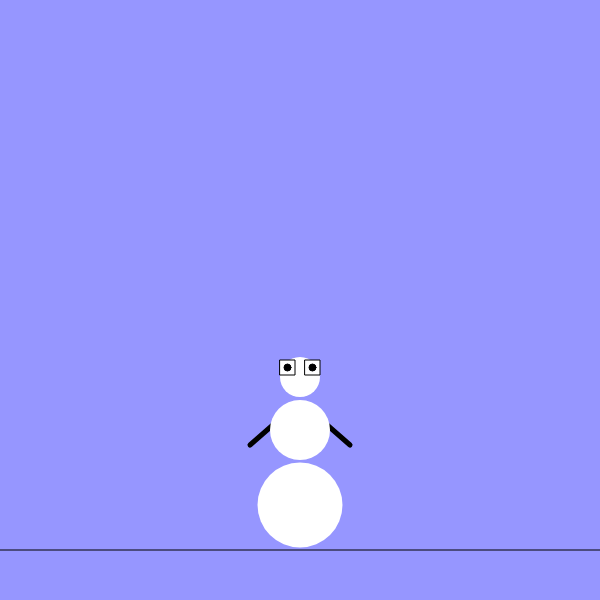
Frame 1 (no input)
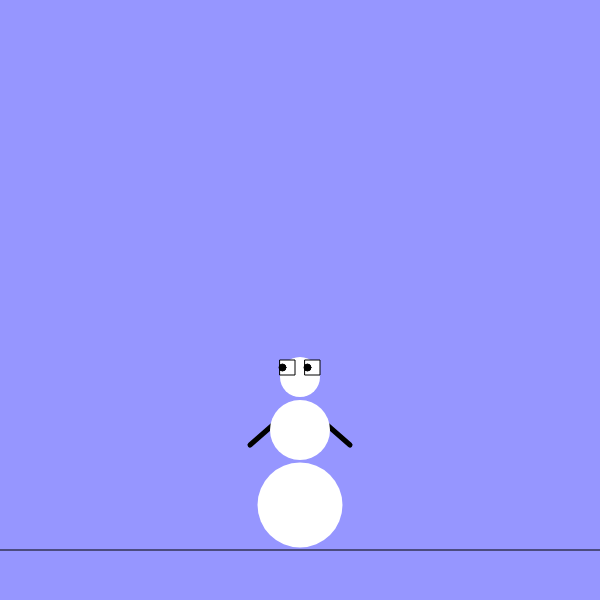
Frame 60 (no input)
Frame 120 (the mouse pressed at the canvas centre since frame 60): identical to frame 1, image omitted

The p5.js sketch that drew these frames (run headless with seeded random() and noise() and a simulated clock; from frame 60 on, the mouse is pressed at the canvas centre):

// p5.js sketch
// ── sketch.js
// Created on 2/12/20 by Carter Schafer
// A snowman that moves, jumps, and moves eyes
// Currently not using the page method


var page;
// Direction of travel: -1=left, 1=right, 0=stationary
var dir = 0;

// Everything relates to this point
var posX = 300;
var posY = 465;

// Body part definitions
var arm1;
var arm2;
var head;
var middle;
var lower;
var eye1;
var eye2;
var pupil1;
var pupil2;


// Body type specifications
var legWidth = 20
var legHeight = 60
var headWidth = 40
var eyeWidth = 15
var pupilWidth = 7

// Moving eyes
var eyeDirection = 0;


function setup() {
  createCanvas(600, 600);
  // Draw ground
  line(0, height - 50, width, height - 50);
}

function draw() {
  background(150, 150, 255);
  // Ground
  line(0, height - 50, width, height - 50);
  drawMonster();

  if (page == 0) {
    // add code here as you complete step 4
  } else {
    // add code here as you complete step 5
  }

  //snow(random(width));


  if (keyIsDown(LEFT_ARROW)) {
    posX -= 3;
    dir = -1;
  } else if (keyIsDown(RIGHT_ARROW)) {
    posX += 3;
    dir = 1;
  } else {
    dir = 0;
  }
  
  var m = map(mouseX, 0, width, -5, 5)
  eyeDirection = m;

  /*
  if (keyIsDown(UP_ARROW)) {
    posY -= 3;
  }

  if (keyIsDown(DOWN_ARROW)) {
    posY += 3;
  }
  */
}

function mousePressed() {
    
}

function drawMonster() {

  var mx = map(mouseX, 0, width, 0, eyeWidth)
  var my = map(mouseY, 0, width, 0, eyeWidth)

  // Order of drawing matters!
  if (dir == 0) {
    arms();
    body();
    eyes();
    //console.log("stationary");
  } else { // Right or left
    body();
    arms();
    eyes();
    //console.log("right or left");
  }

  /*
  I think this is unnecessary:
  switch (dir) {
    case 0: // Stationary
      arms();
      body();
      eyes();
      break;
    case -1: // Left
      body();
      arms();
      eyes();
      break;
    case 1: // Right

      break;
    default:
      arms();
      body();
      eyes();
  }
  */

}

// Move arms based on movement
function arms() {
  stroke(0);
  fill(255);
  strokeWeight(5);
  if (dir == 0) {
    arm1 = line(posX - 10, posY - 55, posX - 50, posY - 20);
    arm2 = line(posX + 10, posY - 55, posX + 50, posY - 20);
  } else {
    arm1 = line(posX, posY - 55, posX, posY - 20);
  }

}

function body() {
  strokeWeight(1);
  noStroke();
  fill(255);
  head = ellipse(posX, posY - 88, headWidth, headWidth);
  middle = ellipse(posX, posY - 35, 60, 60);
  lower = ellipse(posX, posY + 40, 85, 85);
}

function eyes() {
  stroke(0);
  strokeWeight(1);
  if (dir == 0) {
    eye1 = rect(posX - eyeWidth - 5, posY - 105, eyeWidth, eyeWidth);
    eye2 = rect(posX + 5, posY - 105, eyeWidth, eyeWidth);
    fill(0);
    pupil1 = ellipse(posX - eyeWidth / 2 - 5 + eyeDirection, posY - 105 + eyeWidth / 2, pupilWidth, pupilWidth);
    pupil2 = ellipse(posX + eyeWidth / 2 + 5 + eyeDirection, posY - 105 + eyeWidth / 2, pupilWidth, pupilWidth);
  } else if (dir == -1) { // Left
    //eye1 = rect(posX - eyeWidth - 5, posY - 105, eyeWidth, eyeWidth);
    fill(0);
    pupil1 = ellipse(posX - eyeWidth / 2 - 5, posY - 105 + eyeWidth / 2, pupilWidth, pupilWidth);
  } else if (dir == 1) { // Right
    //eye2 = rect(posX + 5, posY - 105, eyeWidth, eyeWidth);
    fill(0);
    pupil2 = ellipse(posX + eyeWidth / 2 + 5, posY - 105 + eyeWidth / 2, pupilWidth, pupilWidth);
  }
  
}



function snow(randX) {
  var flake = ellipse(randX, 0, 10, 10);
}
